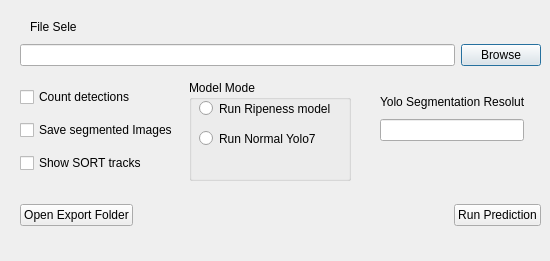
<?xml version="1.0" encoding="UTF-8"?>
<ui version="4.0">
 <class>Ripeness</class>
 <widget class="QDialog" name="Ripeness">
  <property name="geometry">
   <rect>
    <x>0</x>
    <y>0</y>
    <width>550</width>
    <height>261</height>
   </rect>
  </property>
  <property name="windowTitle">
   <string>Dialog</string>
  </property>
  <widget class="QLabel" name="label">
   <property name="geometry">
    <rect>
     <x>30</x>
     <y>20</y>
     <width>47</width>
     <height>13</height>
    </rect>
   </property>
   <property name="text">
    <string>File Select: </string>
   </property>
  </widget>
  <widget class="QWidget" name="horizontalLayoutWidget">
   <property name="geometry">
    <rect>
     <x>20</x>
     <y>40</y>
     <width>521</width>
     <height>31</height>
    </rect>
   </property>
   <layout class="QHBoxLayout" name="horizontalLayout">
    <item>
     <widget class="QLineEdit" name="lineEdit"/>
    </item>
    <item>
     <widget class="QPushButton" name="pushButton">
      <property name="text">
       <string>Browse</string>
      </property>
     </widget>
    </item>
   </layout>
  </widget>
  <widget class="QWidget" name="verticalLayoutWidget">
   <property name="geometry">
    <rect>
     <x>380</x>
     <y>90</y>
     <width>144</width>
     <height>51</height>
    </rect>
   </property>
   <layout class="QVBoxLayout" name="verticalLayout">
    <item>
     <widget class="QLabel" name="label_2">
      <property name="text">
       <string>Yolo Segmentation Resolution</string>
      </property>
     </widget>
    </item>
    <item>
     <widget class="QLineEdit" name="lineEdit_2">
      <property name="toolTip">
       <string>&lt;html&gt;&lt;head/&gt;&lt;body&gt;&lt;p&gt;&lt;br/&gt;&lt;/p&gt;&lt;/body&gt;&lt;/html&gt;</string>
      </property>
      <property name="text">
       <string/>
      </property>
     </widget>
    </item>
   </layout>
  </widget>
  <widget class="QWidget" name="horizontalLayoutWidget_2">
   <property name="geometry">
    <rect>
     <x>20</x>
     <y>80</y>
     <width>331</width>
     <height>101</height>
    </rect>
   </property>
   <layout class="QHBoxLayout" name="horizontalLayout_2">
    <item>
     <layout class="QVBoxLayout" name="verticalLayout_2">
      <item>
       <widget class="QCheckBox" name="checkBox_2">
        <property name="text">
         <string>Count detections</string>
        </property>
       </widget>
      </item>
      <item>
       <widget class="QCheckBox" name="checkBox">
        <property name="text">
         <string>Save segmented Images</string>
        </property>
       </widget>
      </item>
      <item>
       <widget class="QCheckBox" name="checkBox_3">
        <property name="text">
         <string>Show SORT tracks</string>
        </property>
       </widget>
      </item>
     </layout>
    </item>
    <item>
     <widget class="QGroupBox" name="groupBox">
      <property name="title">
       <string>Model Mode</string>
      </property>
      <widget class="QRadioButton" name="radioButton_2">
       <property name="geometry">
        <rect>
         <x>10</x>
         <y>50</y>
         <width>158</width>
         <height>17</height>
        </rect>
       </property>
       <property name="text">
        <string>Run Normal Yolo7</string>
       </property>
      </widget>
      <widget class="QRadioButton" name="radioButton">
       <property name="geometry">
        <rect>
         <x>10</x>
         <y>20</y>
         <width>158</width>
         <height>17</height>
        </rect>
       </property>
       <property name="text">
        <string>Run Ripeness model</string>
       </property>
      </widget>
     </widget>
    </item>
   </layout>
  </widget>
  <widget class="QWidget" name="horizontalLayoutWidget_3">
   <property name="geometry">
    <rect>
     <x>20</x>
     <y>190</y>
     <width>521</width>
     <height>51</height>
    </rect>
   </property>
   <layout class="QHBoxLayout" name="horizontalLayout_3">
    <item>
     <widget class="QPushButton" name="pushButton_3">
      <property name="text">
       <string>Open Export Folder</string>
      </property>
     </widget>
    </item>
    <item>
     <spacer name="horizontalSpacer">
      <property name="orientation">
       <enum>Qt::Horizontal</enum>
      </property>
      <property name="sizeHint" stdset="0">
       <size>
        <width>40</width>
        <height>20</height>
       </size>
      </property>
     </spacer>
    </item>
    <item>
     <widget class="QPushButton" name="pushButton_2">
      <property name="text">
       <string>Run Prediction</string>
      </property>
     </widget>
    </item>
   </layout>
  </widget>
 </widget>
 <resources/>
 <connections/>
</ui>
